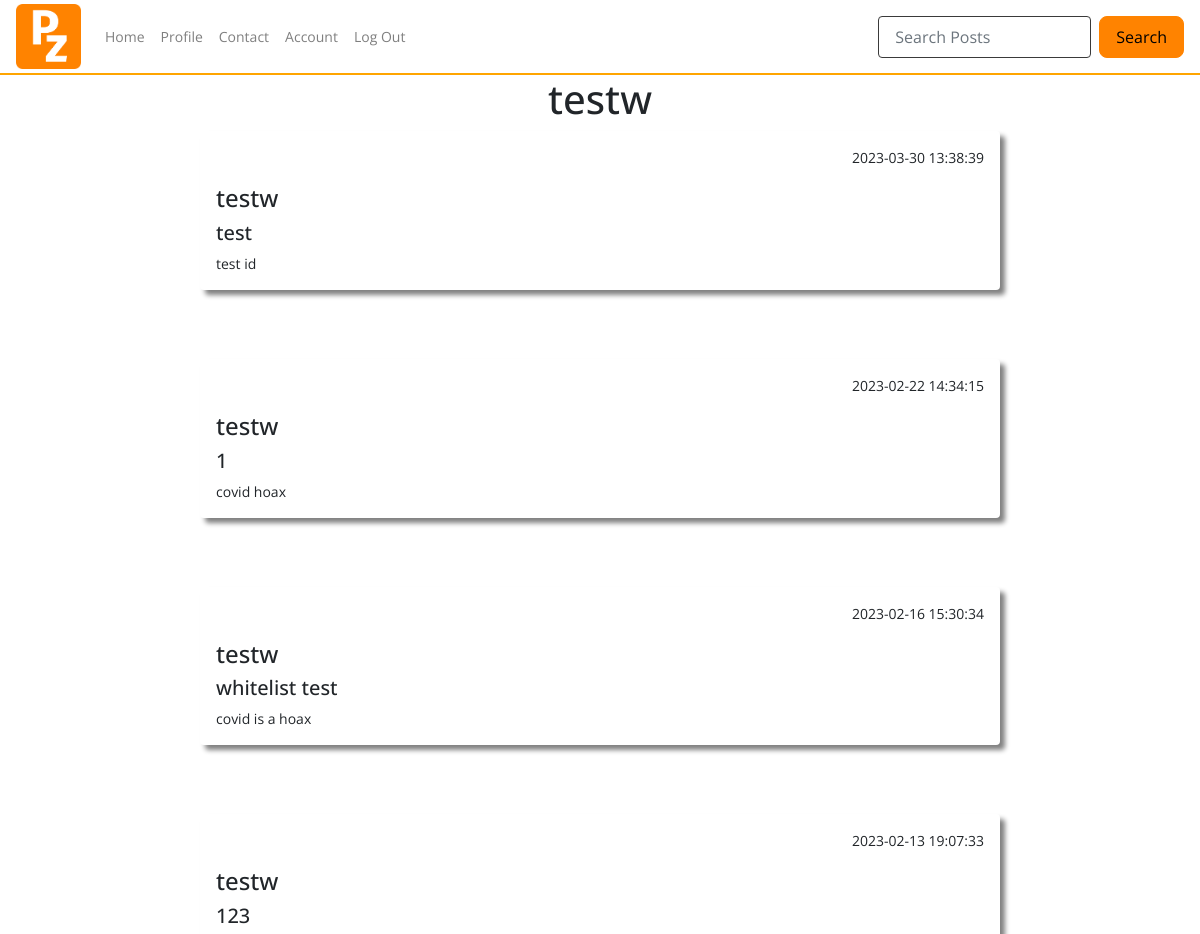
Page /user/testw (upper part) on the earlier database version.
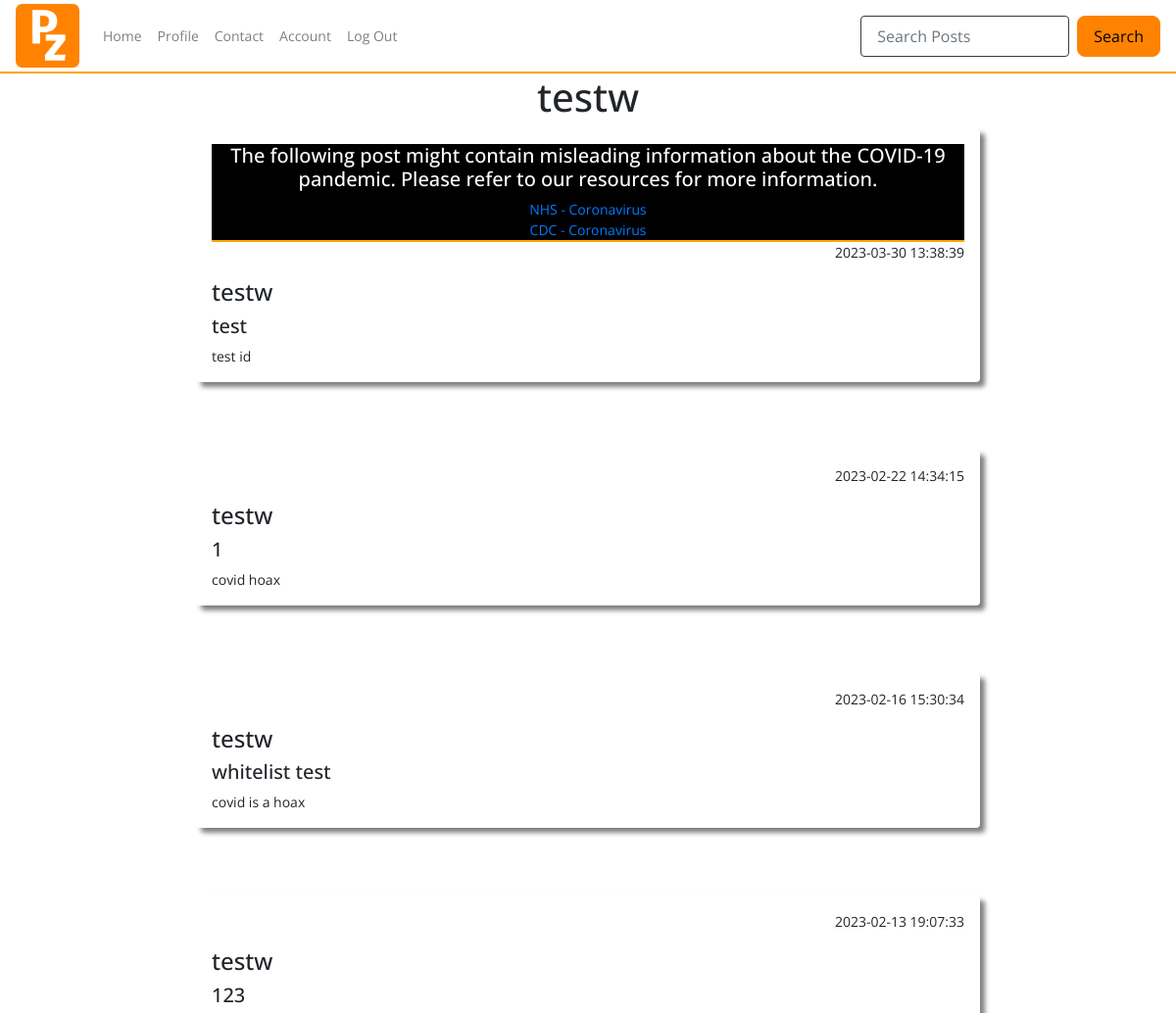
Same page on the later database version.
### tables this page shows
CREATE TABLE posts (
    ID INTEGER PRIMARY KEY AUTOINCREMENT,
    title TEXT NOT NULL,
    content TEXT NOT NULL,
    by_user TEXT NOT NULL,
    created_at timestamp default current_timestamp
, userID integer, flag_covid text, blacklisted text, flag_vaccine text, flag_tests text, flag_cures text, reported int, report_message text);

### app.py (the view)
@app.route('/user/<username>')
def user_profile(username):
    conn = sqlite3.connect(DATABASE)
    cursor = conn.cursor()
    cursor.execute('SELECT * FROM users WHERE username = ?', (username,))
    user_row = cursor.fetchone()
    conn.close()
    user = {
        'id': user_row[0],
        'username': user_row[1],
        'email': user_row[3]
    } if user_row else None
    user_posts=query_db('SELECT * FROM posts WHERE by_user = ? ORDER BY created_at DESC', (username,))
    return render_template('user_profile.html', user=user, user_posts=user_posts)

### app.py (called while the page is built)
def query_db(query, args=(), one=False):
    con = g._database = sqlite3.connect(DATABASE)
    con.row_factory = sqlite3.Row
    cur = con.execute(query, args)
    rv = cur.fetchall()
    cur.close()
    return (rv[0] if rv else None) if one else rv

### templates/user_profile.html (shortened to what this page needs)
{% include "layout.html" %}
{% include "nav.html" %}
<center><h1>{{ user.username }}</h1></center>
<div class="container-fluid">
    {% for user_post in user_posts %}
    <div class="shadow mx-auto posts p-3 mb-5 rounded">
      {% if user_post.flag_covid == "yes" %}
      <div class="flagged_post">
        <h5>The following post might contain misleading information about the COVID-19 pandemic. Please refer to our resources for more information.</h5>
        <a href="https://www.nhs.uk/conditions/coronavirus-covid-19/">NHS - Coronavirus </a><br>
        <a href="https://www.cdc.gov/coronavirus/2019-ncov/index.html">CDC - Coronavirus</a>
      </div>
      {% endif %}
    <p align="right">{{  user_post.created_at  }}</p>
    <h4>{{ user_post.by_user }}</h4>
    <h5>{{ user_post.title }}</h5>
    {{ user_post.content }}<br/>
    </div>
    <br/>
    {% endfor %}
</div>

Differences in the rows shown:
changed posts "test": now shows "The following post might contain misleading information about the COVID-19 pandemic. Please refer to our resources for more information. NHS - Coronavirus CDC - Coronavirus"
